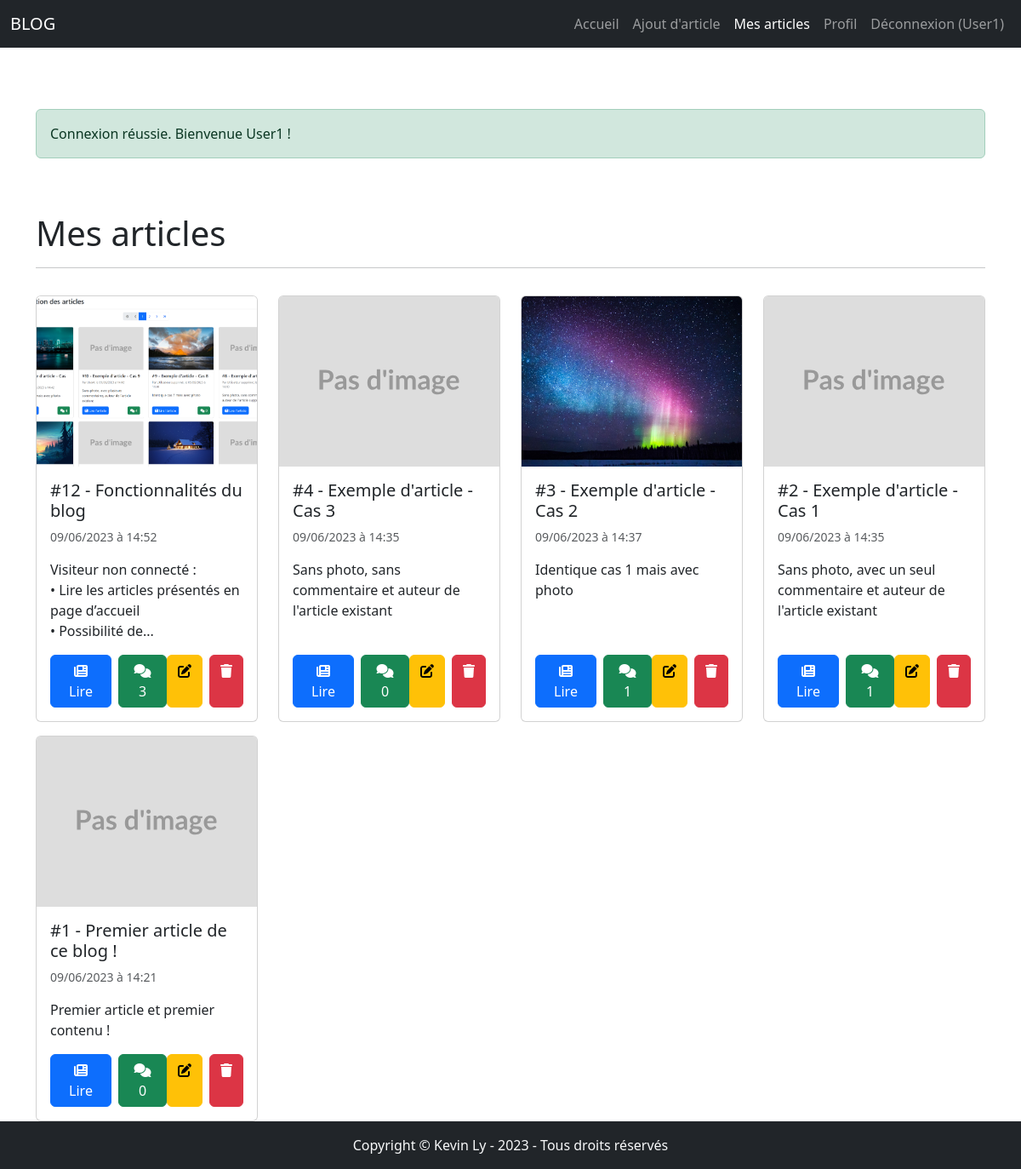
Screenshot of /gestion.php (signed in) with the database file from the repository.
### tables this page shows
CREATE TABLE `posts` (
  `id_post` int(11) NOT NULL,
  `id_user` int(11) DEFAULT NULL,
  `date_post` datetime NOT NULL,
  `titre` varchar(200) NOT NULL,
  `contenu` text NOT NULL,
  `photo` varchar(200) NOT NULL
);

### inc/functions.php (called while the page is built, shortened)
<?php
function isConnected() {
    return isset($_SESSION["user"]);
}
function goSQL($requete, $params = array()) {
    global $pdo;
    $stmt = $pdo->prepare($requete);
    if(!empty($params)) {
        foreach ($params as $index => $valeur) {
            $params[$index] = htmlspecialchars(trim($valeur));
        }
    }
    $stmt->execute($params);
    return $stmt;
}
?>

### gestion.php (the view, shortened to what this page needs)
<?php
$pageTitle = "Mes articles";
$userArticles = goSQL("SELECT p.*, COUNT(c.id_comment) AS nbComments FROM posts AS p LEFT JOIN comments AS c ON p.id_post = c.id_post WHERE p.id_user = :id_user GROUP BY p.id_post ORDER BY p.id_post DESC", array("id_user" => $_SESSION["user"]["id_user"]))->fetchAll();
require_once("./inc/header.php");
?>
<div class="container">
    <?php if(isset($_SESSION["message"])) : ?>
        <div class="row">
            <div class="col my-5">
                <div class="alert alert-<?php echo $_SESSION["typeMessage"] ?>"><?= $_SESSION["message"] ?></div>
            </div>
        </div>
    <?php
        endif; ?>
    <h1>Mes articles</h1>
    <hr>
    <div class="row">
        <?php if(!empty($userArticles)) : ?>
            <?php foreach($userArticles as $article) : ?>
                <div class="col-md-6 col-lg-4 col-xl-3 my-3 mb-sm-0">
                    <div class="card h-100 w-100">
                            <img src="<?php echo $article["photo"] ? URLSITE . "photos/" . $article["photo"] : URLSITE . "photos/default.svg" ?>" class="card-img-top object-fit-cover" alt="<?php echo $article["titre"] ? $article["titre"] : "" ?>">
                            <div class="card-body d-flex flex-column">
                            <h5 class="card-title">#<?php echo $article["id_post"] ?> - <?php echo $article["titre"] ?></h5>
                            <div class="small text-muted mb-3"><?php echo date("d/m/Y à H:i", strtotime($article["date_post"])) ?></div>
                            <p class="card-text"><?php echo iconv_strlen($article["contenu"]) > 100 ? nl2br(substr($article["contenu"], 0, 100)) . "..." : nl2br($article["contenu"]) ?></p>
                            <div class="mt-auto d-flex justify-content-between">
                                <div class="d-flex gap-2">
                                    <a href="<?php echo URLSITE . "article.php?id_post=$article[id_post]" ?>" class="btn btn-primary"><i class="fas fa-newspaper"></i> Lire</a>
                                    <div class="comment-info">
                                        <a href="<?php echo URLSITE . "article.php?id_post=$article[id_post]#comments" ?>" class="btn btn-success comment-button">
                                            <i class="fas fa-comments"></i>
                                            <span class="comment-count"><?php echo $article["nbComments"] ?></span>
                                        </a>
                                    </div>
                                </div>
                                <div class="d-flex gap-2">
                                    <a href="<?php echo URLSITE . "form.php?action=edit&id_post=$article[id_post]" ?>" class="btn btn-warning"><i class="fa-sharp fa-solid fa-pen-to-square"></i></a>
                                    <a href="<?php echo URLSITE . "gestion.php?action=delete&id_post=" . $article["id_post"] ?>" class="btn btn-danger" onclick="return confirm('Êtes-vous sûr de vouloir supprimer cet article ?')"><i class="fa-sharp fa-solid fa-trash"></i></a>
                                </div>
                            </div>
                        </div>
                    </div>
                </div>
            <?php endforeach; ?>
        <?php else : ?>
            <p>Vous n'avez pas encore écrit d'article. <a href="./form.php">Commencez à écrire votre premier article.</a></p>
        <?php endif; ?>
    </div>
</div>
<?php require_once("./inc/footer.php") ?>

### inc/header.php (shortened to what this page needs)
<!DOCTYPE html>
<html lang="fr">
<head>
    <link href="https://cdn.jsdelivr.net/npm/bootstrap@5.3.0/dist/css/bootstrap.min.css" rel="stylesheet">
    <link rel="stylesheet" href="https://cdnjs.cloudflare.com/ajax/libs/font-awesome/6.4.0/css/all.min.css" />
    <link rel="stylesheet" href="<?php echo URLSITE ?>assets/css/style.css">
</head>
<body>
    <header>
        <nav class="navbar navbar-expand-md navbar-dark bg-dark mb-4">
            <div class="container-fluid">
                <a class="navbar-brand" href="<?php echo URLSITE ?>">BLOG</a>
                <div class="collapse navbar-collapse" id="navbarCollapse">
                    <ul class="navbar-nav ms-auto mb-2 mb-md-0">
                        <li class="nav-item">
                            <a class="nav-link <?php if($pageTitle == "Accueil") echo 'active' ?>" href="<?php echo URLSITE ?>">Accueil</a>
                        </li>
                        <?php if(!isConnected()) : ?>
                            <li class="nav-item">
                                <a class="nav-link <?php if($pageTitle == "Inscription") echo 'active' ?>" href="<?php echo URLSITE ?>inscription.php">Inscription</a>
                            </li>
                            <li class="nav-item">
                                <a class="nav-link <?php if($pageTitle == "Connexion") echo 'active' ?>" href="<?php echo URLSITE ?>connexion.php">Connexion</a>
                            </li>
                        <?php else : ?>
                            <li class="nav-item">
                                <a class="nav-link <?php if($pageTitle == "Ajout d'article") echo 'active' ?>" href="<?php echo URLSITE ?>form.php">Ajout d'article</a>
                            </li>
                            <li class="nav-item">
                                <a class="nav-link <?php if($pageTitle == "Mes articles") echo 'active' ?>" href="<?php echo URLSITE ?>gestion.php">Mes articles</a>
                            </li>
                            <li class="nav-item">
                                <a class="nav-link <?php if($pageTitle == "Profil") echo 'active' ?>" href="<?php echo URLSITE ?>profil.php">Profil</a>
                            </li>
                            <li class="nav-item">
                                <a class="nav-link" href="<?php echo URLSITE ?>connexion.php?action=disconnect">Déconnexion (<?php echo $_SESSION["user"]["nom"] ?>)</a>
                            </li>
                        <?php endif; ?>
                    </ul>
                </div>
            </div>
        </nav>
    </header>
    <main>

### inc/footer.php (shortened to what this page needs)
    </main>
    <footer class="container-fluid bg-dark text-light text-center position-absolute">
        <div class="row">
            <p class="col py-3 m-0">
                Copyright &copy; Kevin Ly - <?php echo date("Y") ?> - Tous droits réservés
            </p>
        </div>
    </footer>
</body>
</html>

### assets/css/style.css (style rules this page uses)
html { min-height: 100vh; position: relative; }
main { padding-bottom: 56px; }
footer { bottom: 0; }
.card-img-top { max-width: 100% !important; height: 200px !important; }

### rows the page displays
posts: photo (picture), id_post "12", titre "Fonctionnalités du blog", date_post "09/06/2023 à 14:52", contenu "Visiteur non connecté : • Lire les articles présentés en page d’accueil • Possibilité de", nbComments "3"
posts: id_post "4", titre "Exemple d'article - Cas 3", date_post "09/06/2023 à 14:35", contenu "Sans photo, sans commentaire et auteur de l'article existant", nbComments "0"
posts: photo (picture), id_post "3", titre "Exemple d'article - Cas 2", date_post "09/06/2023 à 14:37", contenu "Identique cas 1 mais avec photo", nbComments "1"
posts: id_post "2", titre "Exemple d'article - Cas 1", date_post "09/06/2023 à 14:35", contenu "Sans photo, avec un seul commentaire et auteur de l'article existant", nbComments "1"
posts: id_post "1", titre "Premier article de ce blog !", date_post "09/06/2023 à 14:21", contenu "Premier article et premier contenu !", nbComments "0"

### other values shown
$_SESSION["user"]["nom"] "User1"
$_SESSION["message"] "Connexion réussie. Bienvenue User1 !"
